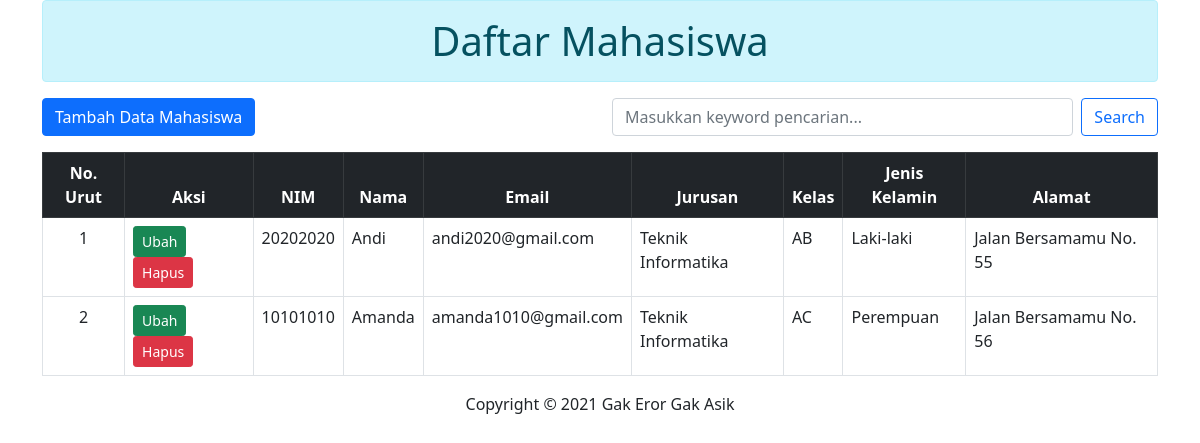
The page / on the database its author committed.
### tables this page shows
CREATE TABLE `datamahasiswa` (
  `id` int(11) NOT NULL,
  `nim` int(50) NOT NULL,
  `nama` varchar(100) NOT NULL,
  `email` varchar(100) NOT NULL,
  `jurusan` varchar(100) NOT NULL,
  `kelas` varchar(100) NOT NULL,
  `jeniskelamin` varchar(100) NOT NULL,
  `alamat` text NOT NULL
);

### koneksi.php (called while the page is built, shortened)
<?php
$koneksi = mysqli_connect("localhost","root","","db_project");
function query($query){
	global $koneksi;
	$result = mysqli_query($koneksi, $query);
	$rows = [];
	while( $row = mysqli_fetch_assoc($result) ){
		$rows[] = $row;
	}
	return $rows;
}
?>

### index.php (the view, shortened to what this page needs)
<?php
require 'koneksi.php';
$mahasiswa = query("SELECT * FROM datamahasiswa");
?>
<!doctype html>
<html lang="en">
  <head>
    <link href="https://cdn.jsdelivr.net/npm/bootstrap@5.0.2/dist/css/bootstrap.min.css" rel="stylesheet">
  </head>
  <body>
    <div class="container">
      <h1 class="alert alert-info text-center">Daftar Mahasiswa</h1>
        <div class="row mb-3">
          <div class="col-md-6">
            <a href="insert.php">
              <button class="btn btn-primary">Tambah Data Mahasiswa</button>
            </a>
          </div>
          <div class="col-md-6">
            <form action="" method="post" class="d-flex">
              <input type="text" name="keyword" autofocus placeholder="Masukkan keyword pencarian..." class="form-control me-2" aria-label="search" autocomplete="off">
              <button type="submit" name="search" class="btn btn-outline-primary">Search</button>
            </form>
          </div>
        </div>
        <table class="table table-bordered table-hover">
          <thead class="text-center table-dark">
            <tr>
              <th scope="col">No. Urut</th>
              <th scope="col">Aksi</th>
              <th scope="col">NIM</th>
              <th scope="col">Nama</th>
              <th scope="col">Email</th>
              <th scope="col">Jurusan</th>
              <th scope="col">Kelas</th>
              <th scope="col">Jenis Kelamin</th>
              <th scope="col">Alamat</th>
            </tr>
          </thead>
          <tbody>
            <?php $i = 1; ?>
            <?php foreach ( $mahasiswa as $row ) : ?>
              <tr>
                <td scope="row" class="text-center"><?= $i; ?></td>
                <td>
                  <a href="update.php?id=<?= $row["id"]; ?>">
                    <button class="btn btn-success btn-sm">Ubah</button>
                  </a>
                  <a href="delete.php?id=<?= $row["id"]; ?>"
                      onclick="return confirm('Apakah Data Ini Akan Dihapus?');">
                    <button class="btn btn-danger btn-sm">Hapus</button>
                  </a>
                </td>
                <td><?= $row["nim"]; ?></td>
                <td><?= $row["nama"]; ?></td>
                <td><?= $row["email"]; ?></td>
                <td><?= $row["jurusan"]; ?></td>
                <td><?= $row["kelas"]; ?></td>
                <td><?= $row["jeniskelamin"]; ?></td>
                <td><?= $row["alamat"]; ?></td>
              </tr>
            <?php $i++; ?>
            <?php endforeach; ?>
          </tbody>
        </table>
        <footer class="text-center">
          <p>Copyright &copy; 2021 Gak Eror Gak Asik</p>
        </footer>
    </div>
  </body>
</html>

### rows shown on the page
datamahasiswa: nim "20202020", nama "Andi", email "andi2020@gmail.com", jurusan "Teknik Informatika", kelas "AB", jeniskelamin "Laki-laki", alamat "Jalan Bersamamu No. 55"
datamahasiswa: nim "10101010", nama "Amanda", email "amanda1010@gmail.com", jurusan "Teknik Informatika", kelas "AC", jeniskelamin "Perempuan", alamat "Jalan Bersamamu No. 56"
